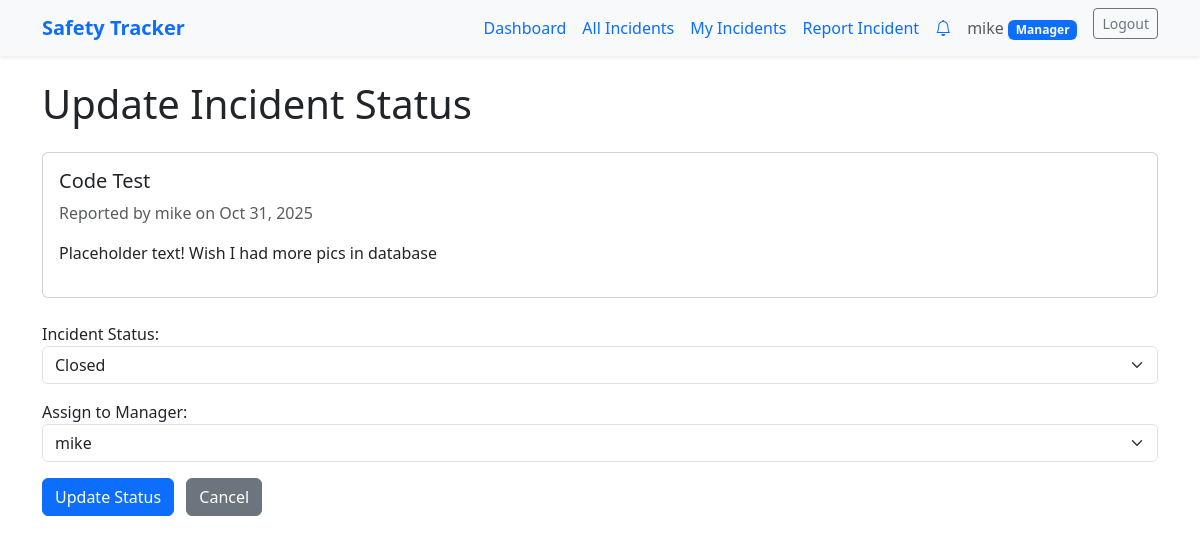
The page /incident_reporter/code-test/update-status/ (signed in) on the database its author committed.
### incident_reporter/models.py (models this page shows, shortened)
class Incident(models.Model):
    STATUS_CHOICES = [
        ('new', 'New'),
        ('in_progress', 'In Progress'),
        ('resolved', 'Resolved'),
        ('closed', 'Closed'),
    ]
    title = models.CharField(max_length=75)
    body = models.TextField()
    slug = models.SlugField(unique=True)
    date = models.DateTimeField(auto_now_add=True)
    banner = models.ImageField(default='fallback.jpg', blank=True)
    reporter = models.ForeignKey(User, on_delete=models.CASCADE, null=True, blank=True, related_name='reported_incidents')
    status = models.CharField(max_length=20, choices=STATUS_CHOICES, default='new')
    assigned_to = models.ForeignKey(User, on_delete=models.SET_NULL, null=True, blank=True, related_name='assigned_incidents')
    class Meta:
        ordering = ['-date']

### incident_reporter/views.py (the view)
# urls.py: path('<slug:slug>/update-status/', views.incident_update_status, name='update-status'),
@manager_required(redirect_url='/incident_reporter/')
def incident_update_status(request, slug):
    incident = get_object_or_404(Incident, slug=slug)
    old_status = incident.status
    old_assigned_to = incident.assigned_to
    if request.method == 'POST':
        form = forms.UpdateIncidentStatus(request.POST, instance=incident)
        if form.is_valid():
            updated_incident = form.save()
            if old_status != updated_incident.status:
                notify_reporter_status_change(updated_incident, old_status, updated_incident.status)
            if updated_incident.assigned_to and updated_incident.assigned_to != old_assigned_to:
                notify_manager_assignment(updated_incident, updated_incident.assigned_to)
            messages.success(request, f'Incident status updated successfully.')
            return redirect('incident:page', slug=slug)
    else:
        form = forms.UpdateIncidentStatus(instance=incident)
    return render(request, 'incident_reporter/incident_update_status.html', {
        'form': form,
        'incident': incident
    })

### incident_reporter/forms.py
class UpdateIncidentStatus(forms.ModelForm):
    class Meta:
        model = models.Incident
        fields = ['status', 'assigned_to']
        widgets = {
            'status': forms.Select(attrs={'class': 'form-select'}),
            'assigned_to': forms.Select(attrs={'class': 'form-select'}),
        }
        labels = {
            'status': 'Incident Status',
            'assigned_to': 'Assign to Manager',
        }
    def __init__(self, *args, **kwargs):
        super().__init__(*args, **kwargs)
        from users.models import Profile
        manager_profiles = Profile.objects.filter(role='manager')
        manager_users = [profile.user.id for profile in manager_profiles]
        self.fields['assigned_to'].queryset = User.objects.filter(id__in=manager_users)
        self.fields['assigned_to'].required = False

### incident_reporter/context_processors.py (called while the page is built)
def unread_notifications(request):
    if request.user.is_authenticated:
        unread_count = Notification.objects.filter(user=request.user, is_read=False).count()
        return {'unread_notifications_count': unread_count}
    return {'unread_notifications_count': 0}

### users/models.py (called while the page is built)
    def is_manager(self):
        return self.role == 'manager'

### incident_reporter/templates/incident_reporter/incident_update_status.html (shortened to what this page needs)
{% extends 'layout.html' %}
{% block content %}
<section>
    <h1 class="mb-4">Update Incident Status</h1>
    <div class="card mb-4">
        <div class="card-body">
            <h5 class="card-title">{{ incident.title }}</h5>
            <p class="text-muted">Reported by {{ incident.reporter.username }} on {{ incident.date|date:"M d, Y" }}</p>
            <p>{{ incident.body }}</p>
        </div>
    </div>
    <form action="{% url 'incident:update-status' slug=incident.slug %}" method="post">
        {% for field in form %}
            <div class="mb-3">
                {{ field.label_tag }}
                {{ field }}
            </div>
        {% endfor %}
        <button class="btn btn-primary" type="submit">Update Status</button>
        <a href="{% url 'incident:page' slug=incident.slug %}" class="btn btn-secondary ms-2">Cancel</a>
    </form>
</section>
{% endblock %}

### templates/layout.html (shortened to what this page needs)
<!DOCTYPE html>
{% load static %}
<html lang="en">
<head>
    <link href="https://cdn.jsdelivr.net/npm/bootstrap@5.3.2/dist/css/bootstrap.min.css" rel="stylesheet">
    <link rel="stylesheet" href="https://cdn.jsdelivr.net/npm/bootstrap-icons@1.11.1/font/bootstrap-icons.css">
</head>
<body class="bg-white text-dark">
    <nav class="navbar navbar-expand-lg navbar-light bg-light shadow-sm mb-4">
      <div class="container">
        <a class="navbar-brand text-primary fw-bold" href="/">Safety Tracker</a>
        <div class="collapse navbar-collapse" id="navbarNav">
          <ul class="navbar-nav ms-auto">
            {% if user.is_authenticated %}
                {% if user.profile.is_manager %}
                    <li class="nav-item"><a class="nav-link text-primary" href="{% url 'incident:manager-dashboard' %}">Dashboard</a></li>
                    <li class="nav-item"><a class="nav-link text-primary" href="{% url 'incident:list' %}">All Incidents</a></li>
                    <li class="nav-item"><a class="nav-link text-primary" href="{% url 'incident:my-incidents' %}">My Incidents</a></li>
                    <li class="nav-item"><a class="nav-link text-primary" href="{% url 'incident:new-incident' %}">Report Incident</a></li>
                    <li class="nav-item">
                        <a class="nav-link text-primary position-relative" href="{% url 'incident:notifications' %}">
                            <i class="bi bi-bell"></i>
                        </a>
                    </li>
                {% endif %}
                <li class="nav-item">
                  <span class="nav-link text-muted">
                    {{ user.username }}
                    {% if user.profile.is_manager %}
                      <span class="badge bg-primary">Manager</span>
                    {% endif %}
                  </span>
                </li>
                <li class="nav-item">
                  <form action="{% url 'users:logout' %}" method="post" class="d-inline">
                      <button class="btn btn-outline-secondary btn-sm ms-2" type="submit">Logout</button>
                  </form>
                </li>
            {% else %}
                <li class="nav-item"><a class="nav-link text-primary" href="{% url 'users:register' %}">Register</a></li>
                <li class="nav-item"><a class="nav-link text-primary" href="{% url 'users:login' %}">Login</a></li>
            {% endif %}
          </ul>
        </div>
      </div>
    </nav>
    <main class="container">
        {% block content %}
        {% endblock %}
    </main>
</body>
</html>

### rows shown on the page
Incident: title "Code Test", reporter.username "mike", date "Oct 31, 2025", body "Placeholder text! Wish I had more pics in database", form "Closed" "mike"

### other values the page prints
{{ user.username }} "mike"
{{ field.label_tag }} "Incident Status:" "Assign to Manager:"
